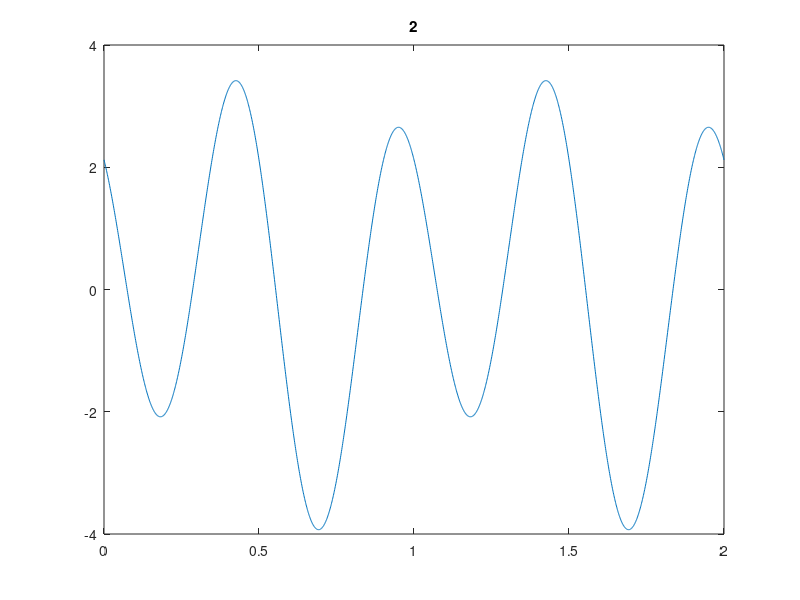
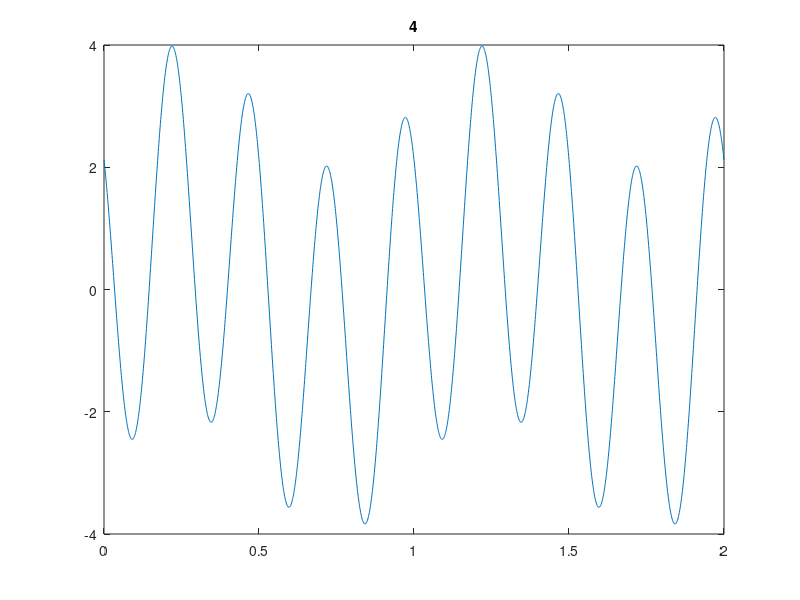
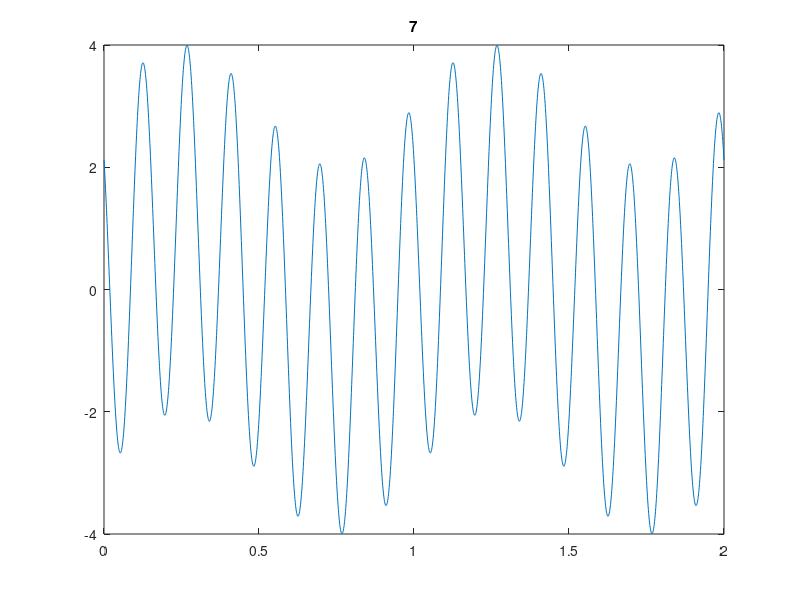
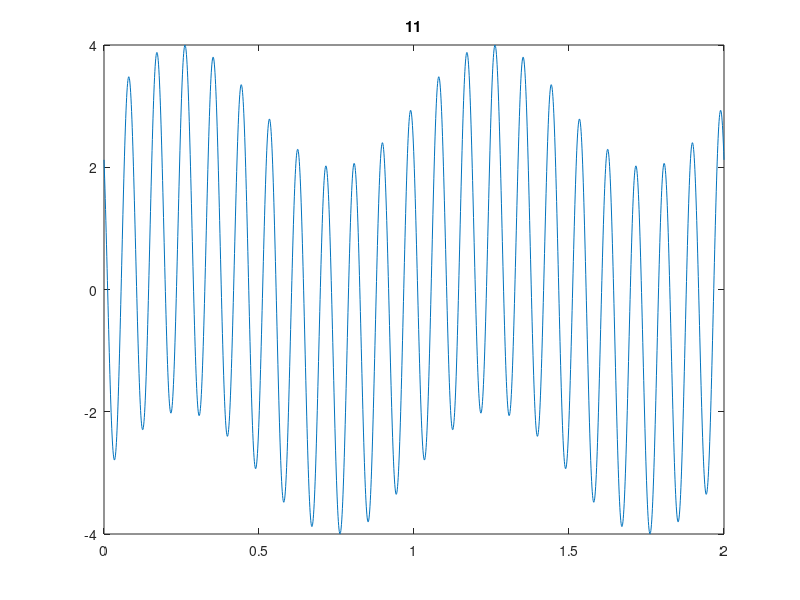

Source code (MATLAB) for these figures, in order:
%Plotting combination of sine and cosine function
close all
clear
clc

fs=1000;
f1=1;
f2=1;
a1=1;
a2=3;
phi1=0;
phi2=pi/4;
for i=1:5
  f2=f2+i;
  w1=2*pi*f1;
  w2=2*pi*f2;

  t=0:1/fs:2;
  y1=a1*sin(w1*t+phi1);
  y2=a2*cos(w2*t+phi2);
  y=y1+y2;

  figure
  plot(t,y)
  title(f2);
end  
